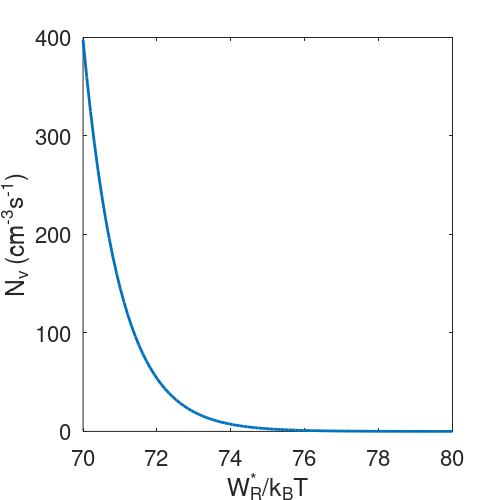

The MATLAB script that drew this image:
clear all
set(0, 'DefaultAxesFontSize', 16);
set(0, 'DefaultLineLineWidth', 2);
xdata=linspace(70,80,100);
ydata=1e33*exp(-xdata);
fig = figure('Visible','on',...
'PaperPosition',[0 0 5 5],...
'PaperSize',[5 5]);

plot(xdata,ydata);
xlabel('W_{R}^{*}/k_{B}T')
ylabel('N_v (cm^{-3}s^{-1})')
print(gcf,'-depsc2','../316-2_figures/nvplot.eps')